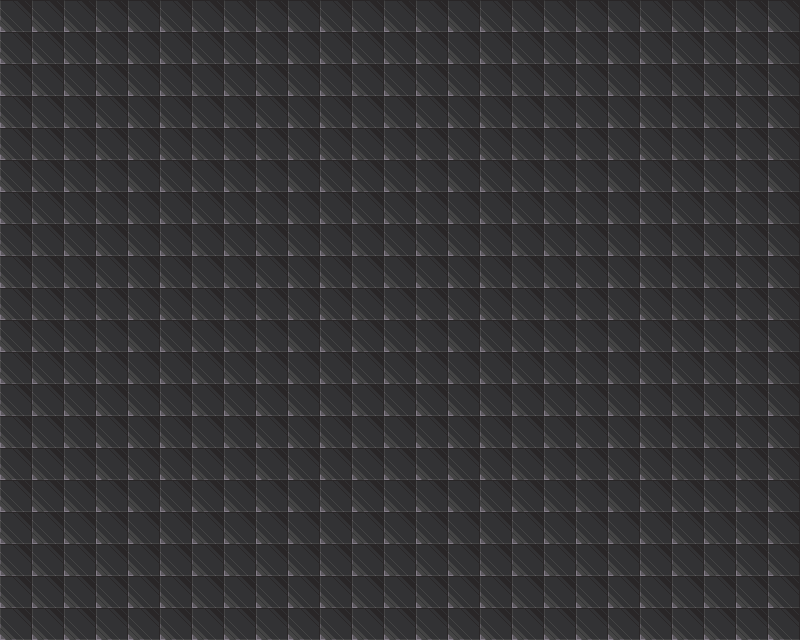

Below is a game level as drawn by its tile map, then a one-line description and the .tmx that defines it (tile-layer data replaced by summaries):
An orthogonal 25x20 tile map with 32x32 px tiles, 2 tile layers (Tile Layer 1, frog_layer), 1 hidden layer not drawn, 5 tilesets and 2 objects (start, EV-1).

<map version="1.10" tiledversion="1.11.2" orientation="orthogonal" renderorder="right-down" width="25" height="20" tilewidth="32" tileheight="32" infinite="0" nextlayerid="6" nextobjectid="14">
 <tileset firstgid="1" source="[Base]BaseChip_pipo.tsx" />
 <tileset firstgid="1001" source="[A]Water_pipo.tsx" />
 <tileset firstgid="4073" source="[A]Dirt_pipo.tsx" />
 <tileset firstgid="4409" source="[A]Flower_pipo.tsx" />
 <tileset firstgid="4505" source="test.tsx" />
 <layer id="1" name="Tile Layer 1" width="25" height="20">
  <data>[500 cells, 500 non-empty, 56 distinct tile ids]</data>
 </layer>
 <layer id="4" name="Tile Layer 3" width="25" height="20" visible="0">
  <data>[500 cells, 4 non-empty, 4 distinct tile ids]</data>
 </layer>
 <objectgroup id="3" name="Object Layer 1" offsetx="1" offsety="0">
  <object id="1" name="start" type="start" x="375.943" y="217.028">
   <point />
  </object>
  <object id="12" name="EV-1" x="290.284" y="371.638">
   <point />
  </object>
 </objectgroup>
 <layer id="5" name="frog_layer" width="25" height="20">
  <data>[500 cells, 500 non-empty, 1 distinct tile ids]</data>
 </layer>
</map>
